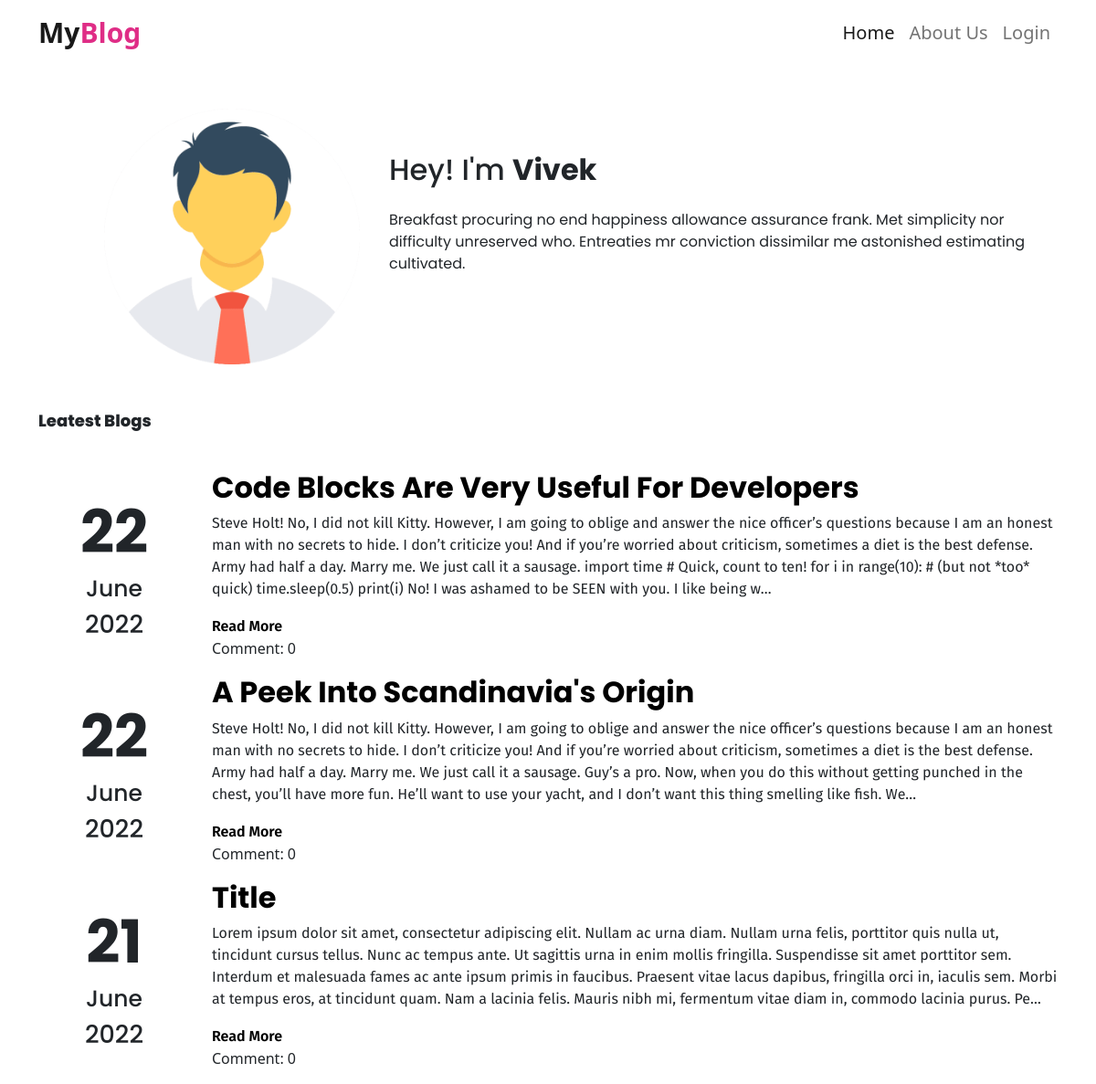
The page / on the database its author committed.
### blog/models.py (models this page shows, shortened)
class Post(models.Model):
    author = models.ForeignKey('auth.User', on_delete=models.CASCADE)
    title = models.CharField(max_length=264)
    text = models.TextField()
    create_date = models.DateTimeField(default=timezone.now())
    published_date = models.DateTimeField(blank=True, null=True)

### blog/views.py (the view)
# urls.py: path('', views.PostListView.as_view(), name='post_list'),
class PostListView(ListView):
    model = Post
    def get_queryset(self):
        return Post.objects.filter(published_date__lte=timezone.now()).order_by('-published_date')

### blog/templates/blog/post_list.html
{% extends "blog/base.html" %}
{% block content %}
	<div class="container">
		{% load static %}
		<div class="row mt-5">
			<div class="col-4">
				<img src="{% static 'images/profileimg.png' %}" class="image-fluid bloger-img" height="280px" width="280px">
			</div>
			<div class="col-md-8 mt-5">
				<h2 class="Poppins_font">Hey! I'm <b>Vivek</b></h2>
				<p class="Poppins_font mt-4">Breakfast procuring no end happiness allowance assurance frank. Met simplicity nor difficulty unreserved who. Entreaties mr conviction dissimilar me astonished estimating cultivated.</p>
			</div>
		</div>
		<div class="row pt-5">
			<div class="col" style="padding-left:0px;">
				<p class="leatest-para Poppins_font">Leatest Blogs</p>
			</div>
		</div>
	</div>
	<div class="centerstrage mt-4">
		{% for post in post_list %}
		<div class="row align-items-center">
			<div class="col-md-2">
				<h1 class="date">{{post.published_date|date:"d"}}</h1>
				<h5 class="month">{{post.published_date|date:"F"}}</h5>
				<h5 class="year">{{post.published_date|date:"Y"}}</h5>
			</div>
			<div class="col-md-10">
				<h2 >
					<a id="post_title" href="{% url 'post_detail' pk=post.pk %}">{{post.title}}</a>
				</h2>
				<p class="post_content">{{post.text|truncatechars:500}}</p>
				<a class="read_more_link" href="{% url 'post_detail' pk=post.pk %}">Read More</a>
				{% for comment in post.comment.all %}
					{% if comment.approved_comment %}
					<p><a class="comment_link" href="{% url 'post_detail' pk=post.pk %}">Comment: {{comment.approve.count}}</a></p>
					{% endif %}
					{% empty %}
					<p>Comment: 0<p>
				{% endfor%}
			</div>
		</div>
		{% endfor %}
	</div>
{% endblock %}

### blog/templates/blog/base.html (shortened to what this page needs)
<!DOCTYPE html>
{% load static %}
<html lang="en">
<head>
    <link href="https://cdn.jsdelivr.net/npm/bootstrap@5.2.0-beta1/dist/css/bootstrap.min.css" rel="stylesheet">
    <link rel="stylesheet" href="//cdn.jsdelivr.net/npm/medium-editor@latest/dist/css/medium-editor.min.css" type="text/css" media="screen" charset="utf-8">
    <link rel="stylesheet" href="{% static 'css/style.css' %}">
</head>
<body>
  <nav class="navbar navbar-expand-lg navbar-light ">
    <div class="container nav-container" id="navbar">
    <a class="navbar-brand nav-logo logo" href="{% url 'post_list' %}">My<span class="logo-1">Blog</span></a>
    <div class="collapse navbar-collapse justify-content-end" id="navbarNavDropdown">
      <ul class="navbar-nav nav-list">
        <li class="nav-item">
            <a class="nav-link active" href="{% url 'post_list' %}">Home</a>
        </li>
        <li class="nav-item">
            <a class="nav-link" href="{% url 'about' %}">About Us</a>
        </li>
        {% if user.is_authenticated %}
          <li class="nav-item">
            <a class="nav-link" href="{% url 'new_post' %}">New Post</a>
          </li>
          <li class="nav-item">
            <a class="nav-link" href="{% url 'draft_post' %}">Draft</a>
          </li>
          <li class="nav-item">
            <a class="nav-link" href="{% url 'logout' %}">Logout</a>
          </li>
          <li class="nav-item">
            <a class="nav-link">Welcome: {{user.username}}</a>
          </li>
        {% else %}
        <li class="nav-item">
          <a class="nav-link" href="{% url 'login' %}">Login</a>
        </li>
      {% endif %}
      </ul>
    </div>
    </div>
  </nav>
   <div class="content container">
      <div class="row">
          <div class="col">
            <div class="blog_posts">
              {% block content %}
              {% endblock %}
            </div>
          </div>
      </div>
    </div>
</body>
</html>

### blog/static/css/style.css (style rules this page uses)
.Poppins_font { font-family: 'Poppins', sans-serif; }
.centerstrage { margin-right: auto; margin-left: auto; }
.logo { font-size: 30px; font-weight: bold; }
.logo-1 { color:#df2d86; }
.nav-item { font-size: 20px; }
#post_title { text-decoration: none; text-transform: capitalize; color: black; font-family: 'Poppins',sans-serif; font-weight: bold; }
.post_content { font-family: 14px; font-family: 'Fira Sans', sans-serif; }
.date { font-size: 65px; font-family: 'Poppins',sans-serif; font-weight: bold; text-align: center; }
.month { font-size: 25px; font-family: 'Poppins',sans-serif; text-align: center; }
.year { font-size: 27px; font-family: 'Poppins',sans-serif; text-align: center; }
.read_more_link { text-decoration: none; font-family: 'Fira Sans', sans-serif; font-size: 16px; color: black; font-weight: 600; }
.bloger-img { margin-left: 60px; }
.leatest-para { text-transform: capitalize; font-weight: 800; font-size: 18px; }

### rows shown on the page
Post: published_date "22", published_date "June", published_date "2022", title "Code Blocks Are Very Useful For Developers", text "Steve Holt! No, I did not kill Kitty. However, I am going to oblige and answer the nice officer’s questions because I am an honest man with no secrets to hide. I don’t criticize you! And if you’re worried about criticism, sometimes a diet is the best defense. Army had half a day. Marry me. We just call it a sausage. import time # Quick, count to ten! for i in range(10): # (but not *too* quick) time.sleep(0.5) print(i) No! I was ashamed to be SEEN with you. I like being w…"
Post: published_date "22", published_date "June", published_date "2022", title "A Peek Into Scandinavia's Origin", text "Steve Holt! No, I did not kill Kitty. However, I am going to oblige and answer the nice officer’s questions because I am an honest man with no secrets to hide. I don’t criticize you! And if you’re worried about criticism, sometimes a diet is the best defense. Army had half a day. Marry me. We just call it a sausage. Guy’s a pro. Now, when you do this without getting punched in the chest, you’ll have more fun. He’ll want to use your yacht, and I don’t want this thing smelling like fish. We…"
Post: published_date "21", published_date "June", published_date "2022", title "Title", text "Lorem ipsum dolor sit amet, consectetur adipiscing elit. Nullam ac urna diam. Nullam urna felis, porttitor quis nulla ut, tincidunt cursus tellus. Nunc ac tempus ante. Ut sagittis urna in enim mollis fringilla. Suspendisse sit amet porttitor sem. Interdum et malesuada fames ac ante ipsum primis in faucibus. Praesent vitae lacus dapibus, fringilla orci in, iaculis sem. Morbi at tempus eros, at tincidunt quam. Nam a lacinia felis. Mauris nibh mi, fermentum vitae diam in, commodo lacinia purus. Pe…"
